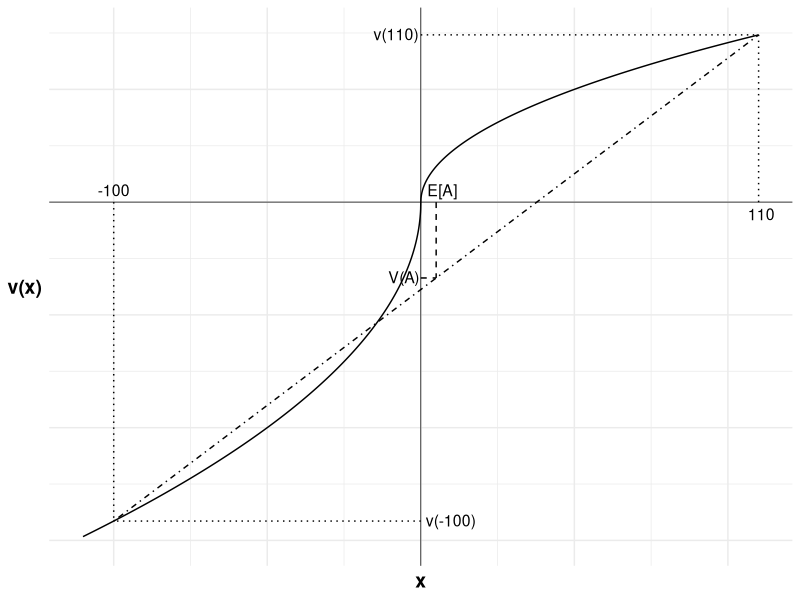
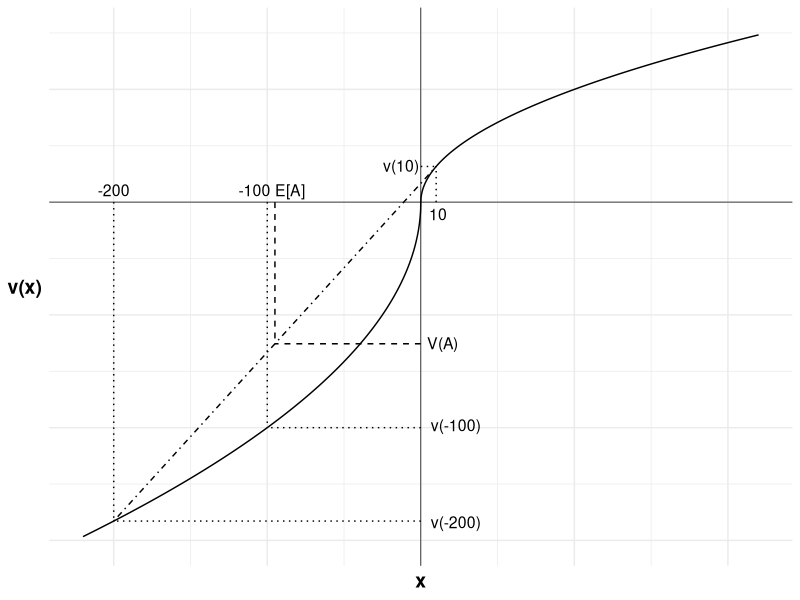
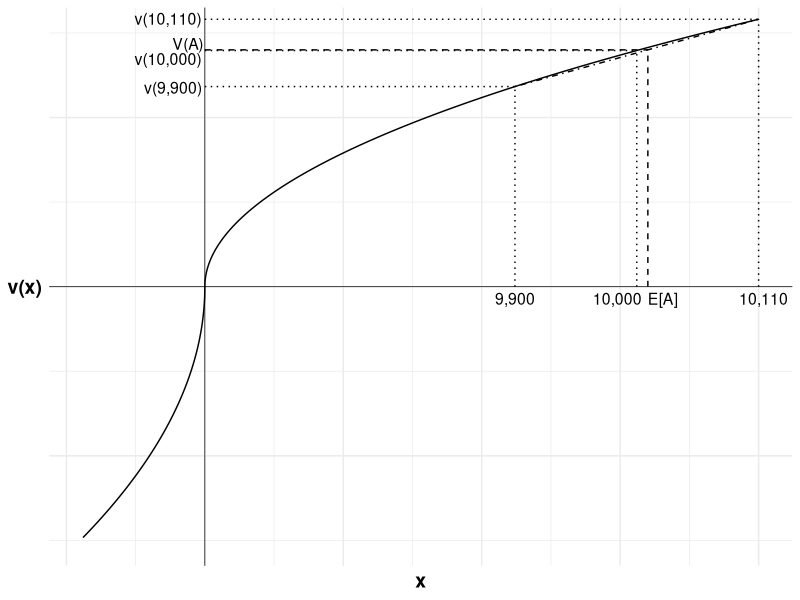
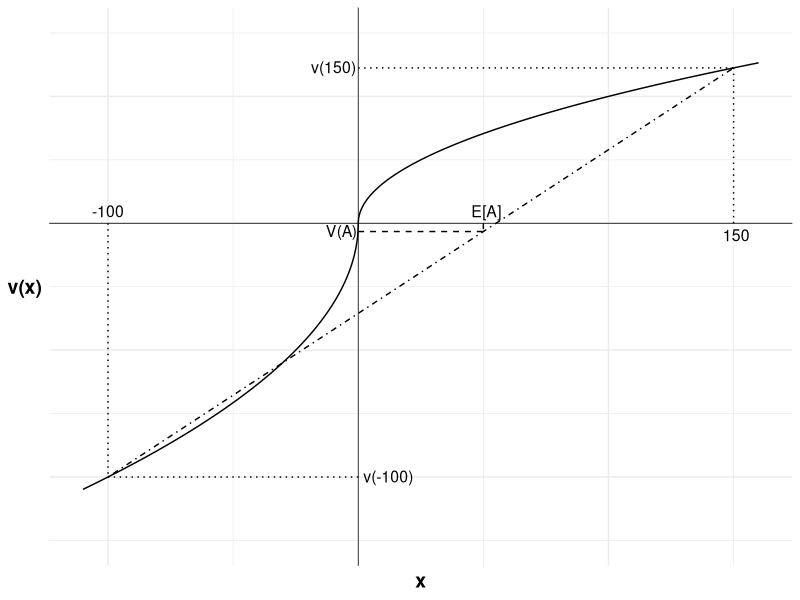
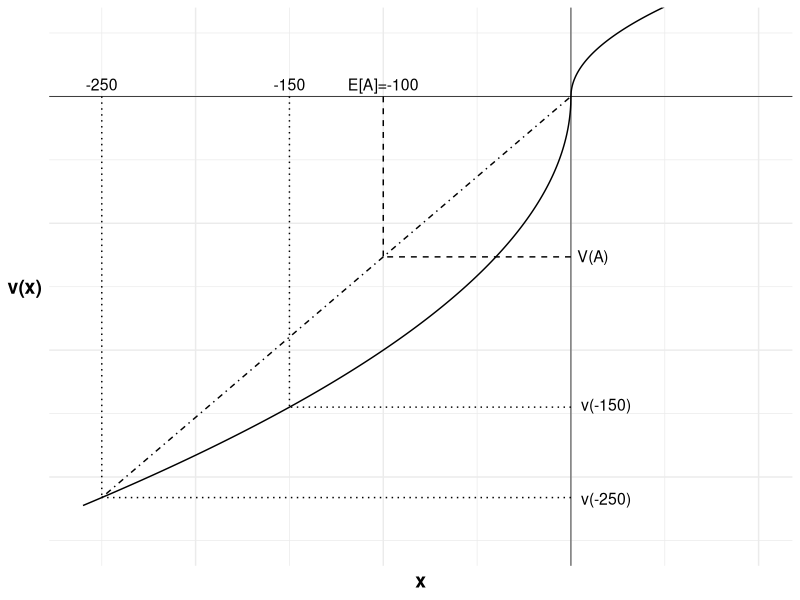
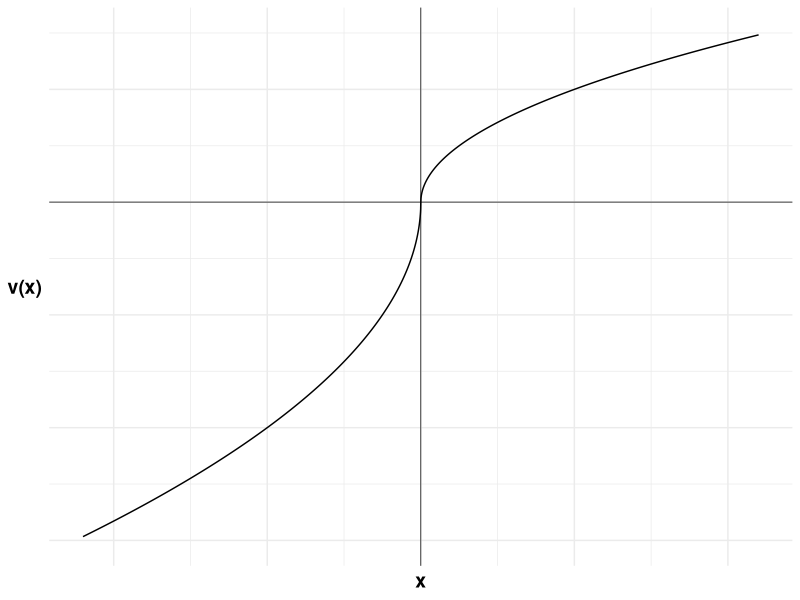
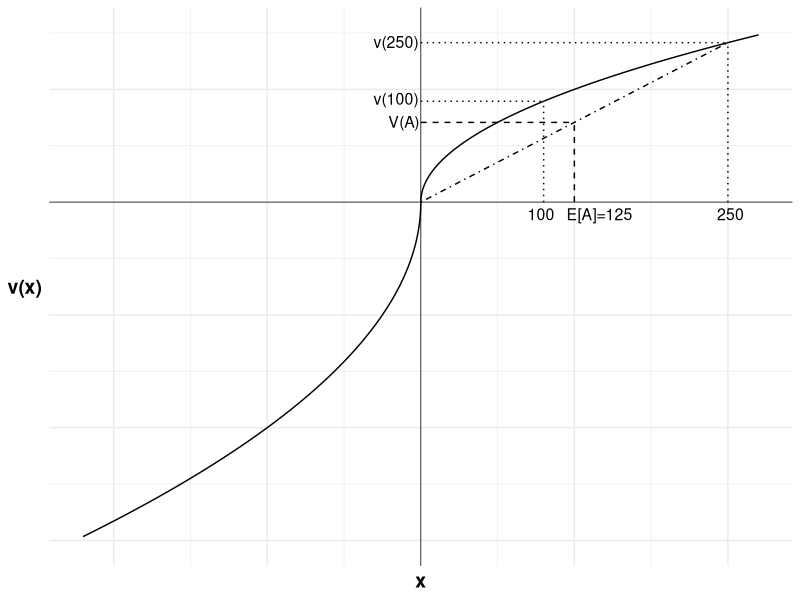
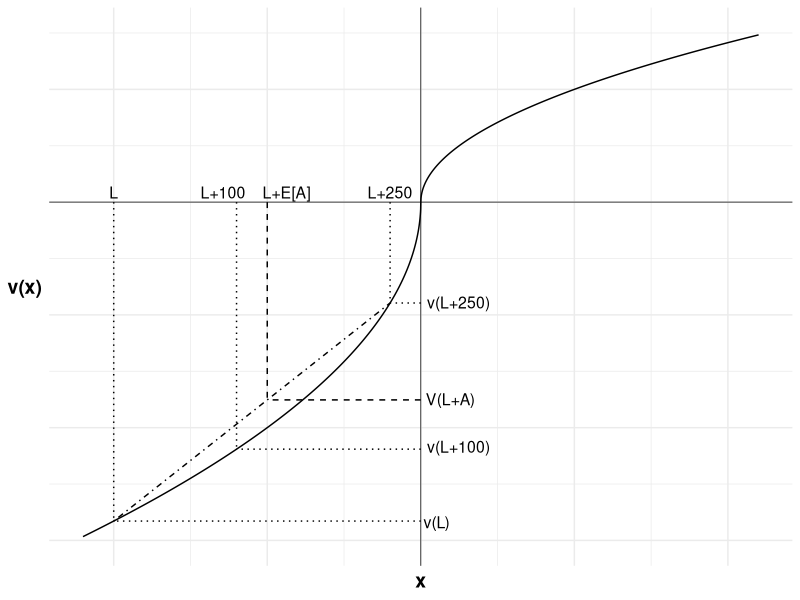

The R source for these figures, in order:
## ---- chunk 1
#| label: fig-50-50-gamble
#| fig-cap: A 50:50 gamble

library(ggplot2)

u <- function(x){
  ifelse (x >= 0, x^0.5, -2*(-x)^0.5)
}

df <- data.frame(
  x = seq(-220, 220, 0.1),
  y = u(seq(-220, 220, 0.1))
)

#Variables for plot (may not match labels as not done to scale)
#Payoffs from gamble
x1 <- -200 #loss
x2 <- 220 #win
ev <- 10 #expected value of gamble
xc <- 0 #certain outcome
px2<-(ev-x1)/(x2-x1)

ggplot(mapping = aes(x, y)) +

  #Plot the utility curve
  geom_line(data = df) +
  geom_vline(xintercept = 0, linewidth=0.25)+ 
  geom_hline(yintercept = 0, linewidth=0.25)+
  labs(x = "x", y = "v(x)")+

  # Set the theme
  theme_minimal()+

  #remove numbers on each axis
  theme(axis.text.x = element_blank(),
            axis.text.y = element_blank(),
            axis.title=element_text(size=14,face="bold"),
            axis.title.y = element_text(angle=0, vjust=0.5))+

  #limit to y greater than zero and x greater than -8 (need -8 so space for y-axis labels)
  coord_cartesian(xlim = c(-220, 220), ylim = c(-30, 15))+

  #Add labels -100, v(-100) and line to curve indicating each
  annotate("text", x = x1, y = 0, label = "-100", size = 4, hjust = 0.5, vjust = -0.5)+
  annotate("segment", x = x1, y = 0, xend = x1, yend = u(x1), linewidth = 0.5, colour = "black", linetype="dotted")+
  annotate("segment", x = 0, y = u(x1), xend = x1, yend = u(x1), linewidth = 0.5, colour = "black", linetype="dotted")+
  annotate("text", x = 0, y = u(x1), label = "v(-100)", size = 4, hjust = -0.1, vjust = 0.45)+

  #Add expected utility line
  annotate("segment", x = x1, xend = x2, y = u(x1), yend = u(x2), linewidth = 0.5, colour = "black", linetype="dotdash")+

  #Add labels 110, v(110) and line to curve indicating each
  annotate("text", x = x2, y = 0, label = "110", size = 4, hjust = 0.4, vjust = 1.5)+
  annotate("segment", x = x2, y = 0, xend = x2, yend = u(x2), linewidth = 0.5, colour = "black", linetype="dotted")+
  annotate("segment", x = 0, y = u(x2), xend = x2, yend = u(x2), linewidth = 0.5, colour = "black", linetype="dotted")+
  annotate("text", x = 0, y = u(x2), label = "v(110)", size = 4, hjust = 1.05, vjust = 0.45)+

  #Add labels E[A], V(A) and curve indicating each
  annotate("text", x = ev, y = 0, label = "E[A]", size = 4, hjust = 0.3, vjust = -0.5)+
  annotate("segment", x = ev, y = 0, xend = ev, yend = u(x1)+(u(x2)-u(x1))*px2, linewidth = 0.5, colour = "black", linetype="dashed")+
  annotate("segment", x = 0, y = u(x1)+(u(x2)-u(x1))*px2, xend = ev, yend = u(x1)+(u(x2)-u(x1))*px2, linewidth = 0.5, colour = "black", linetype="dashed")+
  annotate("text", x = 0, y = u(x1)+(u(x2)-u(x1))*px2, label = "V(A)", size = 4, hjust = 1.05, vjust = 0.45)

## ---- chunk 2
#| label: fig-50-50-gamble-after-loss
#| fig-cap: A 50:50 gamble after a loss

library(ggplot2)

u <- function(x){
  ifelse (x >= 0, x^0.5, -2*(-x)^0.5)
}

df <- data.frame(
  x = seq(-220, 220, 0.1),
  y = u(seq(-220, 220, 0.1))
)

#Variables for plot (may not match labels as not done to scale)
#Payoffs from gamble
x1 <- -200 #loss
x2 <- 10 #win
ev <- -95 #expected value of gamble
xc <- -100 #certain outcome
px2<-(ev-x1)/(x2-x1)

ggplot(mapping = aes(x, y)) +

  #Plot the utility curve
  geom_line(data = df) +
  geom_vline(xintercept = 0, linewidth=0.25)+ 
  geom_hline(yintercept = 0, linewidth=0.25)+
  labs(x = "x", y = "v(x)")+

  # Set the theme
  theme_minimal()+

  #remove numbers on each axis
  theme(axis.text.x = element_blank(),
            axis.text.y = element_blank(),
            axis.title=element_text(size=14,face="bold"),
            axis.title.y = element_text(angle=0, vjust=0.5))+

  #limit to y greater than zero and x greater than -8 (need -8 so space for y-axis labels)
  coord_cartesian(xlim = c(-220, 220), ylim = c(-30, 15))+

  #Add labels -200, v(-200) and line to curve indicating each
  annotate("text", x = x1, y = 0, label = "-200", size = 4, hjust = 0.5, vjust = -0.5)+
  annotate("segment", x = x1, y = 0, xend = x1, yend = u(x1), linewidth = 0.5, colour = "black", linetype="dotted")+
  annotate("segment", x = 0, y = u(x1), xend = x1, yend = u(x1), linewidth = 0.5, colour = "black", linetype="dotted")+
  annotate("text", x = 0, y = u(x1), label = "v(-200)", size = 4, hjust = -0.2, vjust = 0.6)+

  #Add labels -100, v(-100) and line to curve indicating each
  annotate("text", x = xc, y = 0, label = "-100", size = 4, hjust = 0.9, vjust = -0.5)+
  annotate("segment", x = xc, y = 0, xend = xc, yend = u(xc), linewidth = 0.5, colour = "black", linetype="dotted")+
  annotate("segment", x = 0, y = u(xc), xend = xc, yend = u(xc), linewidth = 0.5, colour = "black", linetype="dotted")+
  annotate("text", x = 0, y = u(xc), label = "v(-100)", size = 4, hjust = -0.2, vjust = 0.3)+

  #Add expected utility line
  annotate("segment", x = x1, xend = x2, y = u(x1), yend = u(x2), linewidth = 0.5, colour = "black", linetype="dotdash")+

  #Add labels 10, v(10) and line to curve indicating each
  annotate("text", x = x2, y = 0, label = "10", size = 4, hjust = 0.4, vjust = 1.5)+
  annotate("segment", x = x2, y = 0, xend = x2, yend = u(x2), linewidth = 0.5, colour = "black", linetype="dotted")+
  annotate("segment", x = 0, y = u(x2), xend = x2, yend = u(x2), linewidth = 0.5, colour = "black", linetype="dotted")+
  annotate("text", x = 0, y = u(x2), label = "v(10)", size = 4, hjust = 1.05, vjust = 0.45)+

  #Add labels E[A], V(A) and curve indicating each
  annotate("text", x = ev, y = 0, label = "E[A]", size = 4, hjust = 0, vjust = -0.5)+
  annotate("segment", x = ev, y = 0, xend = ev, yend = u(x1)+(u(x2)-u(x1))*px2, linewidth = 0.5, colour = "black", linetype="dashed")+
  annotate("segment", x = 0, y = u(x1)+(u(x2)-u(x1))*px2, xend = ev, yend = u(x1)+(u(x2)-u(x1))*px2, linewidth = 0.5, colour = "black", linetype="dashed")+
  annotate("text", x = 0, y = u(x1)+(u(x2)-u(x1))*px2, label = "V(A)", size = 4, hjust = -0.2, vjust = 0.45)

## ---- chunk 3
#| label: fig-50-50-gamble-after-win
#| fig-cap: A 50:50 gamble after a win (not to scale)

library(ggplot2)

u <- function(x){
  ifelse (x >= 0, x^0.5, -2*(-x)^0.5)
}

df <- data.frame(
  x = seq(-220, 1000, 0.1),
  y = u(seq(-220, 1000, 0.1))
)

#Variables for plot (may not match labels as not done to scale)
#Payoffs from gamble
x1 <- 560 #loss
x2 <- 1000 #win
ev <- 800 #expected value of gamble
xc <- 780 #certain outcome
px2<-(ev-x1)/(x2-x1)

ggplot(mapping = aes(x, y)) +

  #Plot the utility curve
  geom_line(data = df) +
  geom_vline(xintercept = 0, linewidth=0.25)+ 
  geom_hline(yintercept = 0, linewidth=0.25)+
  labs(x = "x", y = "v(x)")+

  # Set the theme
  theme_minimal()+

  #remove numbers on each axis
  theme(axis.text.x = element_blank(),
            axis.text.y = element_blank(),
            axis.title=element_text(size=14,face="bold"),
            axis.title.y = element_text(angle=0, vjust=0.5))+

  #limit to y greater than zero and x greater than -8 (need -8 so space for y-axis labels)
  coord_cartesian(xlim = c(-220, 1000), ylim = c(-30, 30))+

  #Add labels 9,900, v(9,900) and line to curve indicating each
  annotate("text", x = x1, y = 0, label = "9,900", size = 4, hjust = 0.5, vjust = 1.5)+
  annotate("segment", x = x1, y = 0, xend = x1, yend = u(x1), linewidth = 0.5, colour = "black", linetype="dotted")+
  annotate("segment", x = 0, y = u(x1), xend = x1, yend = u(x1), linewidth = 0.5, colour = "black", linetype="dotted")+
  annotate("text", x = 0, y = u(x1), label = "v(9,900)", size = 4, hjust = 1.05, vjust = 0.6)+

  #Add labels 10,000, v(10,000) and line to curve indicating each
  annotate("text", x = xc, y = 0, label = "10,000", size = 4, hjust = 0.9, vjust = 1.5)+
  annotate("segment", x = xc, y = 0, xend = xc, yend = u(xc), linewidth = 0.5, colour = "black", linetype="dotted")+
  annotate("segment", x = 0, y = u(xc), xend = xc, yend = u(xc), linewidth = 0.5, colour = "black", linetype="dotted")+
  annotate("text", x = 0, y = u(xc), label = "v(10,000)", size = 4, hjust = 1.05, vjust = 1.2)+

  #Add expected utility line
  annotate("segment", x = x1, xend = x2, y = u(x1), yend = u(x2), linewidth = 0.5, colour = "black", linetype="dotdash")+

  #Add labels 10,110, v(10,110) and line to curve indicating each
  annotate("text", x = x2, y = 0, label = "10,110", size = 4, hjust = 0.4, vjust = 1.5)+
  annotate("segment", x = x2, y = 0, xend = x2, yend = u(x2), linewidth = 0.5, colour = "black", linetype="dotted")+
  annotate("segment", x = 0, y = u(x2), xend = x2, yend = u(x2), linewidth = 0.5, colour = "black", linetype="dotted")+
  annotate("text", x = 0, y = u(x2), label = "v(10,110)", size = 4, hjust = 1.05, vjust = 0.45)+

  #Add labels E[A], V(A) and curve indicating each
  annotate("text", x = ev, y = 0, label = "E[A]", size = 4, hjust = 0, vjust = 1.5)+
  annotate("segment", x = ev, y = 0, xend = ev, yend = u(x1)+(u(x2)-u(x1))*px2, linewidth = 0.5, colour = "black", linetype="dashed")+
  annotate("segment", x = 0, y = u(x1)+(u(x2)-u(x1))*px2, xend = ev, yend = u(x1)+(u(x2)-u(x1))*px2, linewidth = 0.5, colour = "black", linetype="dashed")+
  annotate("text", x = 0, y = u(x1)+(u(x2)-u(x1))*px2, label = "V(A)", size = 4, hjust = 1.05, vjust = 0)

## ---- chunk 4
#| label: fig-60-40-gamble
#| fig-cap: A 60:40 gamble

library(ggplot2)

u <- function(x){
  ifelse (x >= 0, x^0.5, -2*(-x)^0.5)
}

df <- data.frame(
  x = seq(-110, 160, 0.1),
  y = u(seq(-110, 160, 0.1))
)

#Variables for plot (may not match labels as not done to scale)
#Payoffs from gamble
x1 <- -100 #loss
x2 <- 150 #win
ev <- 0.6*150-0.4*100 #expected value of gamble
xc <- 0 #certain outcome
px2<-(ev-x1)/(x2-x1)

ggplot(mapping = aes(x, y)) +

  #Plot the utility curve
  geom_line(data = df) +
  geom_vline(xintercept = 0, linewidth=0.25)+ 
  geom_hline(yintercept = 0, linewidth=0.25)+
  labs(x = "x", y = "v(x)")+

  # Set the theme
  theme_minimal()+

  #remove numbers on each axis
  theme(axis.text.x = element_blank(),
            axis.text.y = element_blank(),
            axis.title=element_text(size=14,face="bold"),
            axis.title.y = element_text(angle=0, vjust=0.5))+

  #limit to y greater than zero and x greater than -8 (need -8 so space for y-axis labels)
  coord_cartesian(xlim = c(-110, 160), ylim = c(-25, 15))+

  #Add labels -100, v(-100) and line to curve indicating each
  annotate("text", x = x1, y = 0, label = "-100", size = 4, hjust = 0.5, vjust = -0.5)+
  annotate("segment", x = x1, y = 0, xend = x1, yend = u(x1), linewidth = 0.5, colour = "black", linetype="dotted")+
  annotate("segment", x = 0, y = u(x1), xend = x1, yend = u(x1), linewidth = 0.5, colour = "black", linetype="dotted")+
  annotate("text", x = 0, y = u(x1), label = "v(-100)", size = 4, hjust = -0.1, vjust = 0.45)+

  #Add expected utility line
  annotate("segment", x = x1, xend = x2, y = u(x1), yend = u(x2), linewidth = 0.5, colour = "black", linetype="dotdash")+

  #Add labels 150, v(150) and line to curve indicating each
  annotate("text", x = x2, y = 0, label = "150", size = 4, hjust = 0.4, vjust = 1.5)+
  annotate("segment", x = x2, y = 0, xend = x2, yend = u(x2), linewidth = 0.5, colour = "black", linetype="dotted")+
  annotate("segment", x = 0, y = u(x2), xend = x2, yend = u(x2), linewidth = 0.5, colour = "black", linetype="dotted")+
  annotate("text", x = 0, y = u(x2), label = "v(150)", size = 4, hjust = 1.05, vjust = 0.45)+

  #Add labels E[A], V(A) and curve indicating each
  annotate("text", x = ev, y = 0, label = "E[A]", size = 4, hjust = 0.4, vjust = -0.5)+
  annotate("segment", x = ev, y = 0, xend = ev, yend = u(x1)+(u(x2)-u(x1))*px2, linewidth = 0.5, colour = "black", linetype="dashed")+
  annotate("segment", x = 0, y = u(x1)+(u(x2)-u(x1))*px2, xend = ev, yend = u(x1)+(u(x2)-u(x1))*px2, linewidth = 0.5, colour = "black", linetype="dashed")+
  annotate("text", x = 0, y = u(x1)+(u(x2)-u(x1))*px2, label = "V(A)", size = 4, hjust = 1.05, vjust = 0.45)

## ---- chunk 5
#| label: fig-60-40-gamble-after-loss
#| fig-cap: A 60:40 gamble after a loss

library(ggplot2)

u <- function(x){
  ifelse (x >= 0, x^0.5, -2*(-x)^0.5)
}

df <- data.frame(
  x = seq(-260, 100, 0.1),
  y = u(seq(-260, 100, 0.1))
)

#Variables for plot (may not match labels as not done to scale)
#Payoffs from gamble
x1 <- -250 #loss
x2 <- 0 #win
ev <- -100 #expected value of gamble
xc <- -150 #certain outcome
px2<-(ev-x1)/(x2-x1)

ggplot(mapping = aes(x, y)) +

  #Plot the utility curve
  geom_line(data = df) +
  geom_vline(xintercept = 0, linewidth=0.25)+ 
  geom_hline(yintercept = 0, linewidth=0.25)+
  labs(x = "x", y = "v(x)")+

  # Set the theme
  theme_minimal()+

  #remove numbers on each axis
  theme(axis.text.x = element_blank(),
            axis.text.y = element_blank(),
            axis.title=element_text(size=14,face="bold"),
            axis.title.y = element_text(angle=0, vjust=0.5))+

  #limit to y greater than zero and x greater than -8 (need -8 so space for y-axis labels)
  coord_cartesian(xlim = c(-260, 100), ylim = c(-35, 5))+

  #Add labels -250, v(-250) and line to curve indicating each
  annotate("text", x = x1, y = 0, label = "-250", size = 4, hjust = 0.5, vjust = -0.5)+
  annotate("segment", x = x1, y = 0, xend = x1, yend = u(x1), linewidth = 0.5, colour = "black", linetype="dotted")+
  annotate("segment", x = 0, y = u(x1), xend = x1, yend = u(x1), linewidth = 0.5, colour = "black", linetype="dotted")+
  annotate("text", x = 0, y = u(x1), label = "v(-250)", size = 4, hjust = -0.2, vjust = 0.6)+

  #Add labels -150, v(-150) and line to curve indicating each
  annotate("text", x = xc, y = 0, label = "-150", size = 4, hjust = 0.5, vjust = -0.5)+
  annotate("segment", x = xc, y = 0, xend = xc, yend = u(xc), linewidth = 0.5, colour = "black", linetype="dotted")+
  annotate("segment", x = 0, y = u(xc), xend = xc, yend = u(xc), linewidth = 0.5, colour = "black", linetype="dotted")+
  annotate("text", x = 0, y = u(xc), label = "v(-150)", size = 4, hjust = -0.2, vjust = 0.3)+

  #Add expected utility line
  annotate("segment", x = x1, xend = x2, y = u(x1), yend = u(x2), linewidth = 0.5, colour = "black", linetype="dotdash")+

  #Add labels E[A]=-100, V(A) and curve indicating each
  annotate("text", x = ev, y = 0, label = "E[A]=-100", size = 4, hjust = 0.5, vjust = -0.5)+
  annotate("segment", x = ev, y = 0, xend = ev, yend = u(x1)+(u(x2)-u(x1))*px2, linewidth = 0.5, colour = "black", linetype="dashed")+
  annotate("segment", x = 0, y = u(x1)+(u(x2)-u(x1))*px2, xend = ev, yend = u(x1)+(u(x2)-u(x1))*px2, linewidth = 0.5, colour = "black", linetype="dashed")+
  annotate("text", x = 0, y = u(x1)+(u(x2)-u(x1))*px2, label = "V(A)", size = 4, hjust = -0.2, vjust = 0.45)

## ---- chunk 6
#| label: fig-bill-curve
#| fig-cap: Bill's value function

library(ggplot2)

u <- function(x){
  ifelse (x >= 0, x^0.5, -2*(-x)^0.5)
}

df <- data.frame(
  x = seq(-220, 220, 0.1),
  y = u(seq(-220, 220, 0.1))
)

ggplot(mapping = aes(x, y)) +

  #Plot the utility curve
  geom_line(data = df) +
  geom_vline(xintercept = 0, linewidth=0.25)+ 
  geom_hline(yintercept = 0, linewidth=0.25)+
  labs(x = "x", y = "v(x)")+

  # Set the theme
  theme_minimal()+

  #remove numbers on each axis
  theme(axis.text.x = element_blank(),
            axis.text.y = element_blank(),
            axis.title=element_text(size=14,face="bold"),
            axis.title.y = element_text(angle=0, vjust=0.5))+

  #limit to y greater than zero and x greater than -8 (need -8 so space for y-axis labels)
  coord_cartesian(xlim = c(-220, 220), ylim = c(-30, 15))

## ---- chunk 7
#| label: fig-bill-gamble
#| fig-cap: Bill's consideration of gamble A and the \$100

library(ggplot2)

u <- function(x){
  ifelse (x >= 0, x^0.5, -2*(-x)^0.5)
}

df <- data.frame(
  x = seq(-220, 220, 0.1),
  y = u(seq(-220, 220, 0.1))
)

#Variables for plot (may not match labels as not done to scale)
#Payoffs from gamble
x1<-0 #loss
x2<-200 #win
ev<-100 #expected value of gamble
xc<-80 #certain outcome
px2<-(ev-x1)/(x2-x1)

ggplot(mapping = aes(x, y)) +

  #Plot the utility curve
  geom_line(data = df) +
  geom_vline(xintercept = 0, linewidth=0.25)+ 
  geom_hline(yintercept = 0, linewidth=0.25)+
  labs(x = "x", y = "v(x)")+

  # Set the theme
  theme_minimal()+

  #remove numbers on each axis
  theme(axis.text.x = element_blank(),
            axis.text.y = element_blank(),
            axis.title=element_text(size=14,face="bold"),
            axis.title.y = element_text(angle=0, vjust=0.5))+

  #limit to y greater than zero and x greater than -8 (need -8 so space for y-axis labels)
  coord_cartesian(xlim = c(-220, 220), ylim = c(-30, 15))+

  #Add labels W+20, U(W+20) and line to curve indicating each
  annotate("segment", x = x1, y = 0, xend = x1, yend = u(x1), linewidth = 0.5, colour = "black", linetype="dotted")+
  annotate("segment", x = 0, y = u(x1), xend = x1, yend = u(x1), linewidth = 0.5, colour = "black", linetype="dotted")+

  #Add labels 100, U(100) and line to curve indicating each
  annotate("text", x = xc, y = 0, label = "100", size = 4, hjust = 0.6, vjust = 1.5)+
  annotate("segment", x = xc, y = 0, xend = xc, yend = u(xc), linewidth = 0.5, colour = "black", linetype="dotted")+
  annotate("segment", x = 0, y = u(xc), xend = xc, yend = u(xc), linewidth = 0.5, colour = "black", linetype="dotted")+
  annotate("text", x = 0, y = u(xc), label = "v(100)", size = 4, hjust = 1.05, vjust = 0.3)+

  #Add expected utility line
  annotate("segment", x = x1, xend = x2, y = u(x1), yend = u(x2), linewidth = 0.5, colour = "black", linetype="dotdash")+

  #Add labels 250, v(250) and line to curve indicating each
  annotate("text", x = x2, y = 0, label = "250", size = 4, hjust = 0.4, vjust = 1.5)+
  annotate("segment", x = x2, y = 0, xend = x2, yend = u(x2), linewidth = 0.5, colour = "black", linetype="dotted")+
  annotate("segment", x = 0, y = u(x2), xend = x2, yend = u(x2), linewidth = 0.5, colour = "black", linetype="dotted")+
  annotate("text", x = 0, y = u(x2), label = "v(250)", size = 4, hjust = 1.05, vjust = 0.45)+

  #Add labels E[A], V(A) and curve indicating each
  annotate("text", x = ev, y = 0, label = "E[A]=125", size = 4, hjust = 0.12, vjust = 1.5)+
  annotate("segment", x = ev, y = 0, xend = ev, yend = u(x1)+(u(x2)-u(x1))*px2, linewidth = 0.5, colour = "black", linetype="dashed")+
  annotate("segment", x = 0, y = u(x1)+(u(x2)-u(x1))*px2, xend = ev, yend = u(x1)+(u(x2)-u(x1))*px2, linewidth = 0.5, colour = "black", linetype="dashed")+
  annotate("text", x = 0, y = u(x1)+(u(x2)-u(x1))*px2, label = "V(A)", size = 4, hjust = 1.05, vjust = 0.45)

## ---- chunk 8
#| label: fig-bill-gamble-after-shock
#| fig-cap: Bill's consideration of gamble A and the \$100 after the shock

library(ggplot2)

u <- function(x){
  ifelse (x >= 0, x^0.5, -2*(-x)^0.5)
}

df <- data.frame(
  x = seq(-220, 220, 0.1),
  y = u(seq(-220, 220, 0.1))
)

#Variables for plot (may not match labels as not done to scale)
#Payoffs from gamble
x1<- -200 #loss
x2<- -20 #win
ev<- -100 #expected value of gamble
xc<- -120 #certain outcome
px2<-(ev-x1)/(x2-x1)

ggplot(mapping = aes(x, y)) +

  #Plot the utility curve
  geom_line(data = df) +
  geom_vline(xintercept = 0, linewidth=0.25)+ 
  geom_hline(yintercept = 0, linewidth=0.25)+
  labs(x = "x", y = "v(x)")+

  # Set the theme
  theme_minimal()+

  #remove numbers on each axis
  theme(axis.text.x = element_blank(),
            axis.text.y = element_blank(),
            axis.title=element_text(size=14,face="bold"),
            axis.title.y = element_text(angle=0, vjust=0.5))+

  #limit to y greater than zero and x greater than -8 (need -8 so space for y-axis labels)
  coord_cartesian(xlim = c(-220, 220), ylim = c(-30, 15))+

  #Add labels L, v(L) and line to curve indicating each
  annotate("text", x = x1, y = 0, label = "L", size = 4, hjust = 0.5, vjust = -0.3)+
  annotate("segment", x = x1, y = 0, xend = x1, yend = u(x1), linewidth = 0.5, colour = "black", linetype="dotted")+
  annotate("segment", x = 0, y = u(x1), xend = x1, yend = u(x1), linewidth = 0.5, colour = "black", linetype="dotted")+
  annotate("text", x = 0, y = u(x1), label = "v(L)", size = 4, hjust = -0.1, vjust = 0.6)+

  #Add labels L+100, v(L+100) and line to curve indicating each
  annotate("text", x = xc, y = 0, label = "L+100", size = 4, hjust = 0.8, vjust = -0.3)+
  annotate("segment", x = xc, y = 0, xend = xc, yend = u(xc), linewidth = 0.5, colour = "black", linetype="dotted")+
  annotate("segment", x = 0, y = u(xc), xend = xc, yend = u(xc), linewidth = 0.5, colour = "black", linetype="dotted")+
  annotate("text", x = 0, y = u(xc), label = "v(L+100)", size = 4, hjust = -0.1, vjust = 0.3)+

  #Add expected utility line
  annotate("segment", x = x1, xend = x2, y = u(x1), yend = u(x2), linewidth = 0.5, colour = "black", linetype="dotdash")+

  #Add labels 250+L, U(250+L) and line to curve indicating each
  annotate("text", x = x2, y = 0, label = "L+250", size = 4, hjust = 0.5, vjust = -0.3)+
  annotate("segment", x = x2, y = 0, xend = x2, yend = u(x2), linewidth = 0.5, colour = "black", linetype="dotted")+
  annotate("segment", x = 0, y = u(x2), xend = x2, yend = u(x2), linewidth = 0.5, colour = "black", linetype="dotted")+
  annotate("text", x = 0, y = u(x2), label = "v(L+250)", size = 4, hjust = -0.1, vjust = 0.45)+

  #Add labels L+E[A], v(A+L) and curve indicating each
  annotate("text", x = ev, y = 0, label = "L+E[A]", size = 4, hjust = 0.1, vjust = -0.3)+
  annotate("segment", x = ev, y = 0, xend = ev, yend = u(x1)+(u(x2)-u(x1))*px2, linewidth = 0.5, colour = "black", linetype="dashed")+
  annotate("segment", x = 0, y = u(x1)+(u(x2)-u(x1))*px2, xend = ev, yend = u(x1)+(u(x2)-u(x1))*px2, linewidth = 0.5, colour = "black", linetype="dashed")+
  annotate("text", x = 0, y = u(x1)+(u(x2)-u(x1))*px2, label = "V(L+A)", size = 4, hjust = -0.1, vjust = 0.45)
